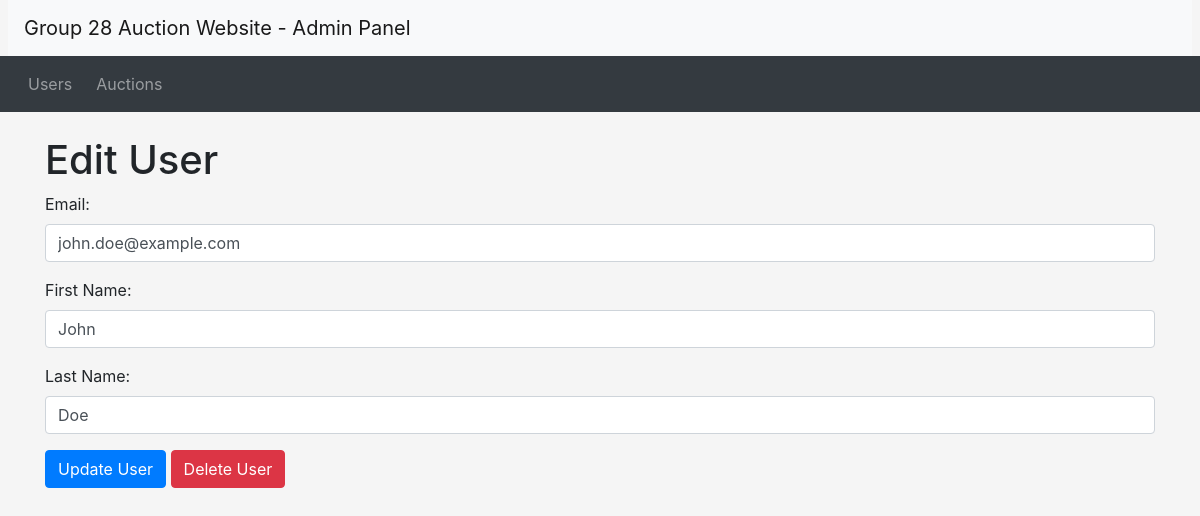
The page /admin_edit_user.php?user_id=1 on the database its author committed.
### tables this page shows
CREATE TABLE Users (
    user_id INT(11) AUTO_INCREMENT PRIMARY KEY,
    email VARCHAR(255) NOT NULL,
    password VARCHAR(255) NOT NULL,
    role BOOL,  
    first_name VARCHAR(255),
    last_name VARCHAR(255),
    mobile_no VARCHAR(15) NOT NULL,
    address TEXT NOT NULL,
    UNIQUE(email)
);

### database.php (called while the page is built, shortened)
<?php
function db_query($connection, $query)
{
  $result = mysqli_query($connection, $query);
  return $result;
}
function db_fetch_single($result)
{
  return mysqli_fetch_assoc($result);
}

### admin_edit_user.php (the view, shortened to what this page needs)
<?php require("database.php"); ?>
<?php include_once("admin_header.php")?>
<?php
if (isset($_GET['user_id'])) {
    $connection = db_connect();
    $user_id = $_GET['user_id'];
    $query = "SELECT user_id, email, first_name, last_name FROM Users WHERE user_id = '$user_id'";
    $result = db_query($connection, $query);
    $user = db_fetch_single($result);
} else {
    echo "No user ID provided.";
    exit;
}
?>
<!doctype html>
<html lang="en">
<head>
</head>
<body>
  <?php include_once("admin_header.php"); ?>
  <div class="container mt-4">
    <h1>Edit User</h1>
    <form action="admin_user_result.php" method="post">
      <div class="form-group">
        <label for="email">Email:</label>
        <input type="email" class="form-control" name="email" id="email" value="<?php echo $user['email']; ?>" required>
      </div>
      <div class="form-group">
        <label for="first_name">First Name:</label>
        <input type="text" class="form-control" name="first_name" id="first_name" value="<?php echo $user['first_name']; ?>" required>
      </div>
      <div class="form-group">
        <label for="last_name">Last Name:</label>
        <input type="text" class="form-control" name="last_name" id="last_name" value="<?php echo $user['last_name']; ?>" required>
      </div>
      <button type="submit" name="action" value="update" class="btn btn-primary">Update User</button>
      <button type="submit" name="action" value="delete" class="btn btn-danger" onclick="return confirm('Are you sure you want to delete this user?');">Delete User</button>
    </form>
  </div>
</body>
</html>

### css/custom.css (style rules this page uses)
body { background-color: #f5f5f5; }

### rows shown on the page
users: email "john.doe@example.com", first_name "John", last_name "Doe"
